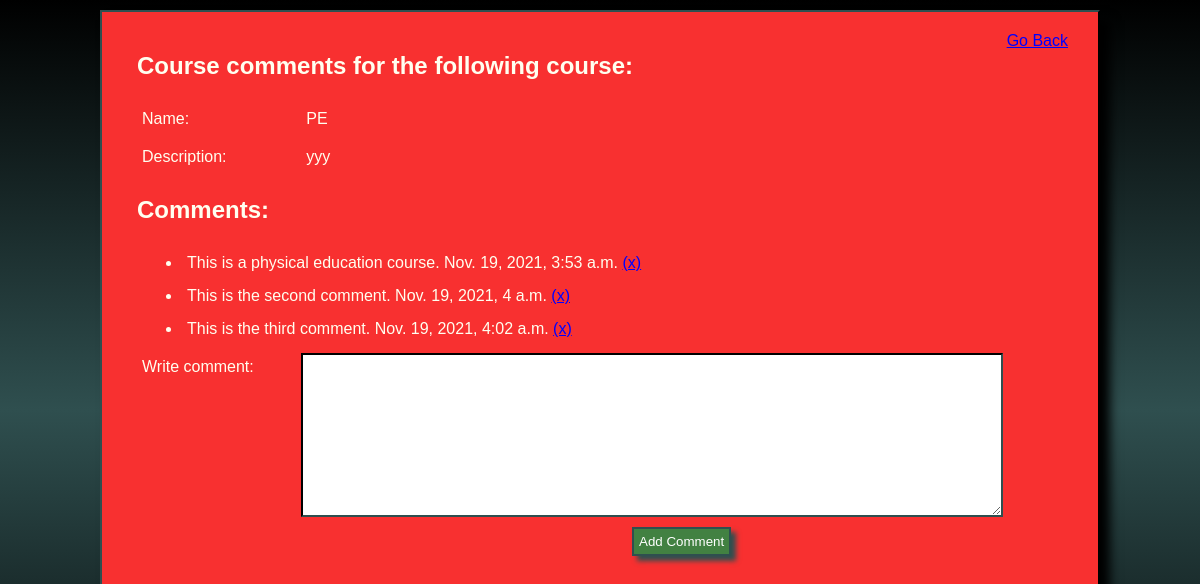
Screenshot of /courses/comments/6 with the database file from the repository.
### courses_app/models.py (models this page shows)
class Course(models.Model):
    course_name = models.CharField(max_length=255)
    date_added = models.DateTimeField(auto_now_add = True)
    objects = CourseManager()

class Description(models.Model):
    course = models.OneToOneField(Course, on_delete=models.CASCADE,primary_key=True)
    body = models.TextField()

class Comment(models.Model):
    comment = models.CharField(max_length=255)
    date_added = models.DateTimeField(auto_now_add = True)
    course = models.ForeignKey(Course,related_name="comments",on_delete = models.CASCADE)

### courses_app/views.py (the view)
# urls.py: path('courses/comments/<int:course_id>',views.comments_page,),
def comments_page(request,course_id):
    course = Course.objects.get(id=course_id)
    context = {
        'course_id' : course_id,
        'name' : course.course_name,
        'description' : course.description.body,
        'comments' : course.comments.all()
    }
    return render(request,'comments_page.html',context)

### courses_app/templates/comments_page.html (shortened to what this page needs)
<!DOCTYPE html>
<html lang="en">
<head>
    {% load static %}
    <link rel="stylesheet" href="{% static 'css/style.css' %}">
</head>
<body>
    <div id="wrapper">
        <a id="go_back" href="/">Go Back</a>
        <h2>Course comments for the following course:</h2>
        <label>Name:</label>
        <span>{{name}}</span>
        <br>
        <label>Description:</label>
        <span>{{description}}</span>
        <h2 class="comments">Comments:</h2>
        <ul class="comments">
            {% for comment in comments %}
                <li>{{comment.comment}} {{comment.date_added}} <a href="{{course_id}}/{{comment.id}}/delete_comment">(x)</a></li>
            {% endfor %}
        </ul>
        <form action="{{course_id}}/post_comment" method="POST">
            <label for="comment">Write comment:</label>
            <textarea name="comment" id="comment" cols="30" rows="10"></textarea>
            <br>
            <input type="submit" value="Add Comment">
        </form>
    </div>
</body>
</html>

### courses_app/static/css/style.css (style rules this page uses)
* { margin:0px; border:0px; padding:0px; box-sizing: border-box; vertical-align: top; font-family: Arial, Helvetica, sans-serif; color:ivory; }
body { background-image: linear-gradient(black,darkslategrey,black); }
#wrapper { margin: 10px auto; background-color: rgb(248, 48, 48); width:1000px; padding: 20px 30px; border: outset 2px darkslategrey; box-shadow: 10px 10px 10px black; min-height:800px; }
h2 { padding:20px 5px; }
input, label, textarea, td, th, span, #yes, #no,li { padding:5px; margin:5px; }
label { width:85px; width:16%; display:inline-block; }
#name, #description, #comment { width:75%; border: inset 2px darkslategrey; color:darkslategray; }
input[type="submit"] { margin-left: 500px; background-color: rgb(66, 129, 66); border: solid 2px darkslategrey; color:white; box-shadow: 5px 5px 5px darkslategrey; }
#actions, .comments a, #go_back { color:blue; }
span { display:inline-block; }
li { margin-left:50px; color:yellow; }
.comments, .comments li { color:ivory; }
#go_back { float: right; }

### rows the page displays
Course: course_name "PE"
Description: body "yyy"
Comment: comment "This is a physical education course.", date_added "Nov. 19, 2021, 3:53 a.m."
Comment: comment "This is the second comment.", date_added "Nov. 19, 2021, 4 a.m."
Comment: comment "This is the third comment.", date_added "Nov. 19, 2021, 4:02 a.m."
